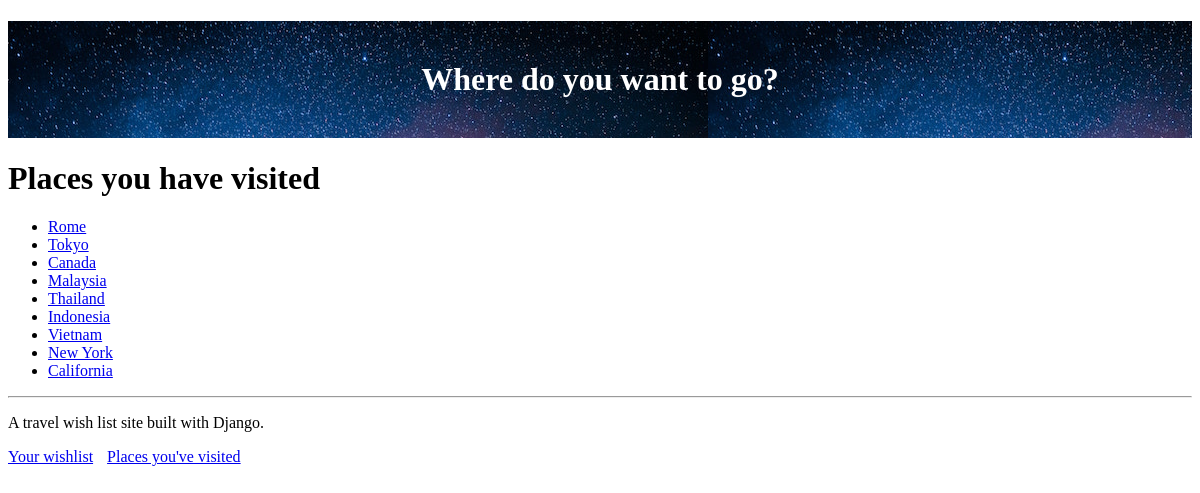
Page /visited (signed in) on the committed database.
### travel_wishlist/models.py (models this page shows, shortened)
class Place(models.Model):
    user = models.ForeignKey('auth.user', null=False, on_delete=models.CASCADE)
    name = models.CharField(max_length=200)
    visited = models.BooleanField(default=False)
    notes = models.TextField(blank=True, null=True)
    date_visited = models.DateField(blank=True, null=True)
    photo = models.ImageField(upload_to='user_images/', blank=True, null=True)

### travel_wishlist/views.py (the view)
# urls.py: path('visited', views.places_visited, name='places_visited'),
@login_required
def places_visited(request):
    visited = Place.objects.filter(user=request.user).filter(visited=True)
    return render(request, 'travel_wishlist/visited.html', { 'visited': visited })

### travel_wishlist/templates/travel_wishlist/visited.html
{% extends 'travel_wishlist/base.html' %}
{% block content %}
<h1>Places you have visited</h1>
{% if visited %}
<ul>
    {% for place in visited %}
        <li>
            <a href="{% url 'place_details' place_pk=place.pk %}">
                {{ place.name }}
            </a>
        </li>
    {% endfor %}
</ul>
{% else %}
    <p>You have not visited any places yet.</p>
{% endif %}
{% endblock %}

### rows in the picture
Place: name "Rome"
Place: name "Tokyo"
Place: name "Canada"
Place: name "Malaysia"
Place: name "Thailand"
Place: name "Indonesia"
Place: name "Vietnam"
Place: name "New York"
Place: name "California"
